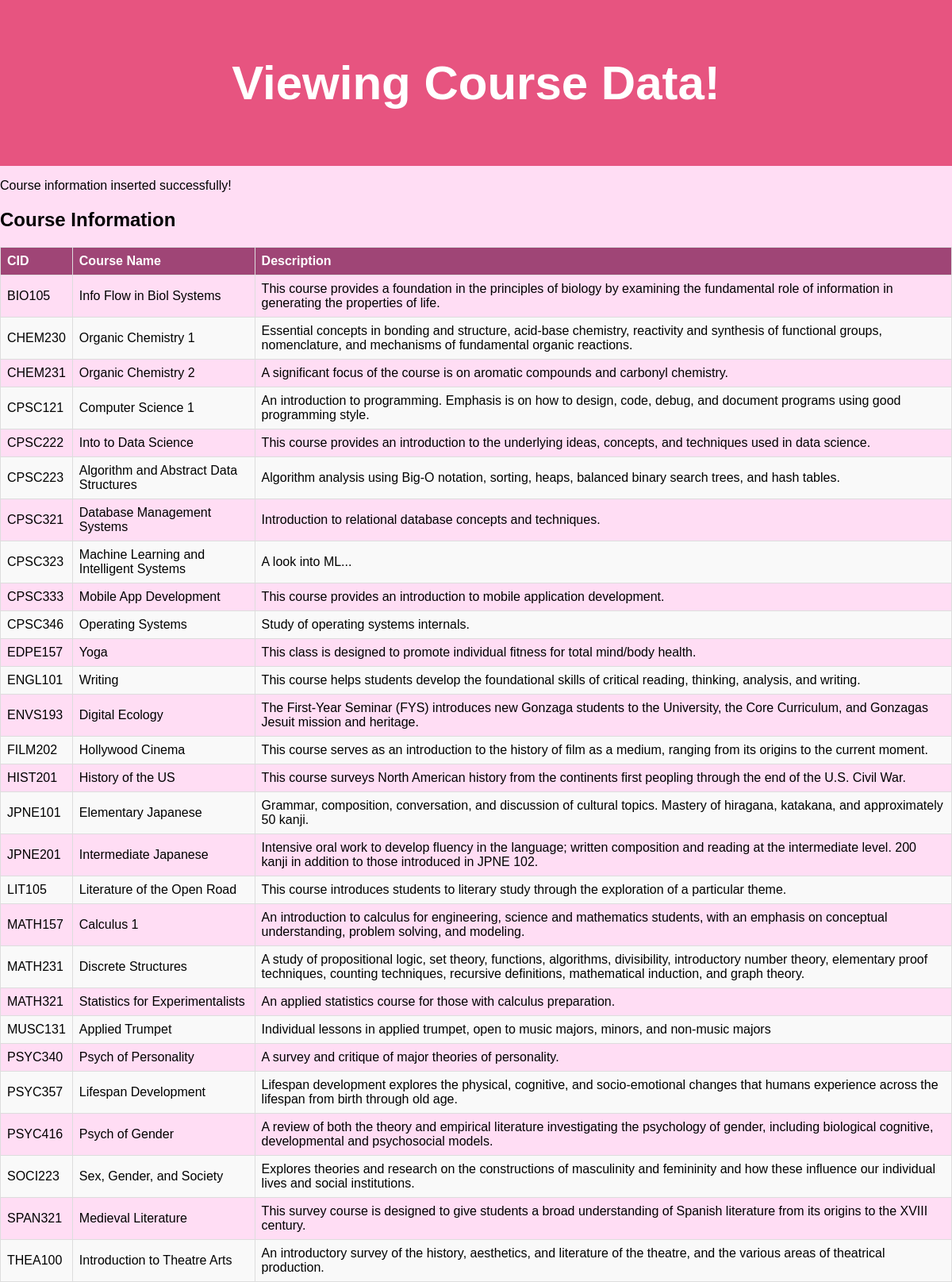
/add_new_courses.php, run on the app's committed database.
### tables this page shows
CREATE TABLE Courses(
    course_class_id CHAR(100),
    course_class_name CHAR(100),
    course_long_desc CHAR(250),
    PRIMARY KEY(course_class_id)
);

### add_new_courses.php (the view, shortened to what this page needs)
<html>
<head>
</head>
<body>
<header>
    <h1>Viewing Course Data!</h1>
    </header>
<?php
  $config = parse_ini_file("config.ini");
  $server = $config["host"];
  $username = $config["user"];
  $password = $config["password"];
  $database = $config["database"];
  $cn = mysqli_connect($server, $username, $password, $database);
  $courseID = $_POST["courseID"];
  $courseName = $_POST["courseName"];
  $desc = $_POST["desc"];
  $q_course = "INSERT INTO Courses VALUES (?, ?, ?)";
  $st_course = $cn->stmt_init();
  $st_course->prepare($q_course);
  $st_course->bind_param("sss", $courseID, $courseName, $desc);
  $insertResult = $st_course->execute();
  $q_course_view = "SELECT * FROM Courses";
  $st_course_view = $cn->stmt_init();
  $st_course_view->prepare($q_course_view);
  $st_course_view->execute();
  $st_course_view->bind_result($courseID, $courseName, $desc);
  if ($insertResult) {
      echo "<p>Course information inserted successfully!</p>";
  } else {
      echo "<p>Error inserting course information: " . $st_course->error . "</p>";
  }
    echo "<h2>Course Information</h2>";
    echo "<table border='1'>";
    echo "<thead><tr><th>CID</th><th>Course Name</th><th>Description</th></tr></thead>";
    echo "<tbody>";
    while ($st_course_view->fetch()) {
      echo "<tr>";
      echo "<td>$courseID</td>";
      echo "<td>$courseName</td>";
      echo "<td>$desc</td>";
      echo "</tr>";
    }
    echo "</tbody></table>";
?>
</body>
</html>

### add_new_courses.php (style rules this page uses)
body { font-family: Arial, sans-serif; margin: 0; padding: 0; background-color: #ffddf4; }
header { font-size: 30px; color: #fff; text-align: center; padding: 1em; background-color: #e75480; }
table { border-collapse: collapse; width: 100%; margin-top: 20px; }
th, td { border: 1px solid #ddd; padding: 8px; text-align: left; }
th { background-color: #9f4576; color: #fff; }
tr:nth-child(even) { background-color: #f9f9f9; }

### data on the page
courses: course_class_id "BIO105", course_class_name "Info Flow in Biol Systems", course_long_desc "This course provides a foundation in the principles of biology by examining the fundamental role of information in generating the properties of life."
courses: course_class_id "CHEM230", course_class_name "Organic Chemistry 1", course_long_desc "Essential concepts in bonding and structure, acid-base chemistry, reactivity and synthesis of functional groups, nomenclature, and mechanisms of fundamental organic reactions."
courses: course_class_id "CHEM231", course_class_name "Organic Chemistry 2", course_long_desc "A significant focus of the course is on aromatic compounds and carbonyl chemistry."
courses: course_class_id "CPSC121", course_class_name "Computer Science 1", course_long_desc "An introduction to programming. Emphasis is on how to design, code, debug, and document programs using good programming style."
courses: course_class_id "CPSC222", course_class_name "Into to Data Science", course_long_desc "This course provides an introduction to the underlying ideas, concepts, and techniques used in data science."
courses: course_class_id "CPSC223", course_class_name "Algorithm and Abstract Data Structures", course_long_desc "Algorithm analysis using Big-O notation, sorting, heaps, balanced binary search trees, and hash tables."
courses: course_class_id "CPSC321", course_class_name "Database Management Systems", course_long_desc "Introduction to relational database concepts and techniques."
courses: course_class_id "CPSC323", course_class_name "Machine Learning and Intelligent Systems", course_long_desc "A look into ML..."
courses: course_class_id "CPSC333", course_class_name "Mobile App Development", course_long_desc "This course provides an introduction to mobile application development."
courses: course_class_id "CPSC346", course_class_name "Operating Systems", course_long_desc "Study of operating systems internals."
courses: course_class_id "EDPE157", course_class_name "Yoga", course_long_desc "This class is designed to promote individual fitness for total mind/body health."
courses: course_class_id "ENGL101", course_class_name "Writing", course_long_desc "This course helps students develop the foundational skills of critical reading, thinking, analysis, and writing."
courses: course_class_id "ENVS193", course_class_name "Digital Ecology", course_long_desc "The First-Year Seminar (FYS) introduces new Gonzaga students to the University, the Core Curriculum, and Gonzagas Jesuit mission and heritage."
courses: course_class_id "FILM202", course_class_name "Hollywood Cinema", course_long_desc "This course serves as an introduction to the history of film as a medium, ranging from its origins to the current moment."
courses: course_class_id "HIST201", course_class_name "History of the US", course_long_desc "This course surveys North American history from the continents first peopling through the end of the U.S. Civil War."
courses: course_class_id "JPNE101", course_class_name "Elementary Japanese", course_long_desc "Grammar, composition, conversation, and discussion of cultural topics. Mastery of hiragana, katakana, and approximately 50 kanji."
courses: course_class_id "JPNE201", course_class_name "Intermediate Japanese", course_long_desc "Intensive oral work to develop fluency in the language; written composition and reading at the intermediate level. 200 kanji in addition to those introduced in JPNE 102."
courses: course_class_id "LIT105", course_class_name "Literature of the Open Road", course_long_desc "This course introduces students to literary study through the exploration of a particular theme."
courses: course_class_id "MATH157", course_class_name "Calculus 1", course_long_desc "An introduction to calculus for engineering, science and mathematics students, with an emphasis on conceptual understanding, problem solving, and modeling."
courses: course_class_id "MATH231", course_class_name "Discrete Structures", course_long_desc "A study of propositional logic, set theory, functions, algorithms, divisibility, introductory number theory, elementary proof techniques, counting techniques, recursive definitions, mathematical induction, and graph theory."
courses: course_class_id "MATH321", course_class_name "Statistics for Experimentalists", course_long_desc "An applied statistics course for those with calculus preparation."
courses: course_class_id "MUSC131", course_class_name "Applied Trumpet", course_long_desc "Individual lessons in applied trumpet, open to music majors, minors, and non-music majors"
courses: course_class_id "PSYC340", course_class_name "Psych of Personality", course_long_desc "A survey and critique of major theories of personality."
courses: course_class_id "PSYC357", course_class_name "Lifespan Development", course_long_desc "Lifespan development explores the physical, cognitive, and socio-emotional changes that humans experience across the lifespan from birth through old age."
courses: course_class_id "PSYC416", course_class_name "Psych of Gender", course_long_desc "A review of both the theory and empirical literature investigating the psychology of gender, including biological cognitive, developmental and psychosocial models."
courses: course_class_id "SOCI223", course_class_name "Sex, Gender, and Society", course_long_desc "Explores theories and research on the constructions of masculinity and femininity and how these influence our individual lives and social institutions."
courses: course_class_id "SPAN321", course_class_name "Medieval Literature", course_long_desc "This survey course is designed to give students a broad understanding of Spanish literature from its origins to the XVIII century."
courses: course_class_id "THEA100", course_class_name "Introduction to Theatre Arts", course_long_desc "An introductory survey of the history, aesthetics, and literature of the theatre, and the various areas of theatrical production."
